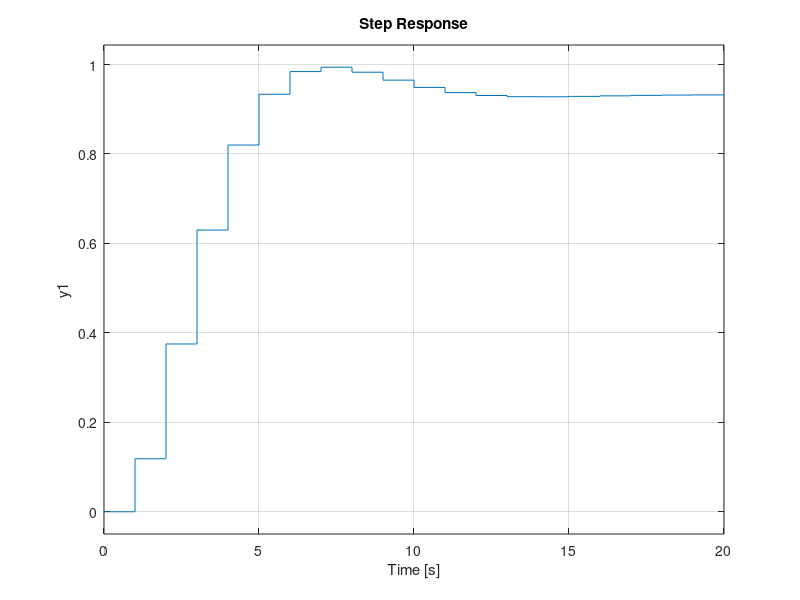

The MATLAB source for this figure:
close all;
clc; clear all;

%% sistema

G = [0.8815 0.4562;...
     -0.4562 0.7903]
H = [0.1185;...
     0.4562]
C = [1 0]
D = [];
Ts = 1


%% polos desejados
Pd_z  = [0.6 + i*0.3; 0.6 - i*0.3]


%% Cáluclo ganhos
[K,precision] = place(G,H,Pd_z); %calculo do ganho que leva ao polo desejado
disp(eig(G-H*K)) %mostrar os polos  obtidos com o ganho calculado


%% verificacao resposta
step(ss((G-H*K), H, C, D, Ts))

